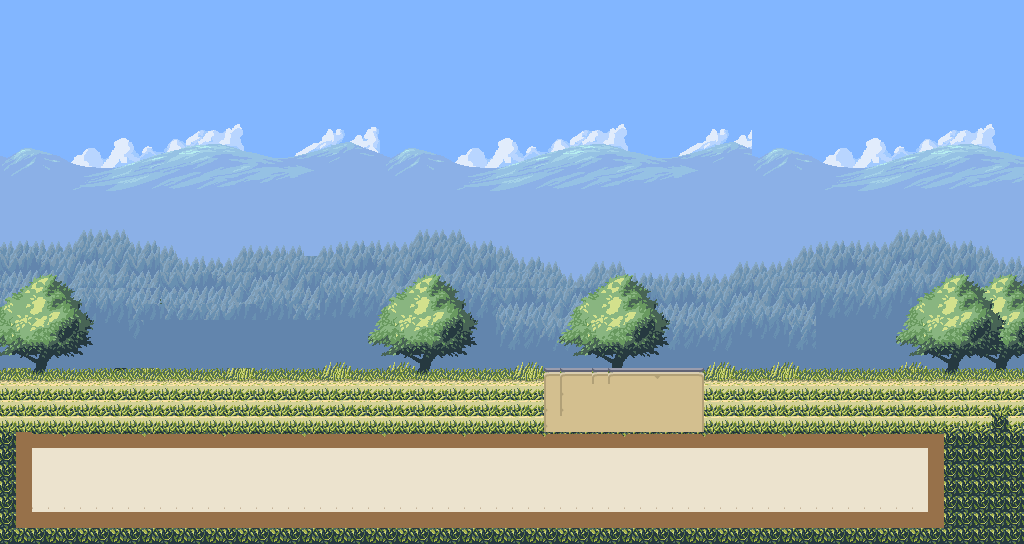

The image is a tile-based game level rendered from a .tmx file. Its description and source (layers, tilesets, objects; grid data summarised) follow:
An orthogonal 64x34 tile map with 16x16 px tiles, 7 tile layers (nebo, mountain, back, tree, ...), 5 tilesets.

<map version="1.4" tiledversion="1.4.3" orientation="orthogonal" renderorder="right-down" width="64" height="34" tilewidth="16" tileheight="16" infinite="0" nextlayerid="10" nextobjectid="1">
 <tileset firstgid="1" source="nebo.tsx" />
 <tileset firstgid="337" source="back.tsx" />
 <tileset firstgid="477" source="treeNorm.tsx" />
 <tileset firstgid="813" source="panel.tsx" />
 <tileset firstgid="1837" source="brown.tsx" />
 <layer id="1" name="nebo" width="64" height="34">
  <data>[2176 cells, 1311 non-empty, 64 distinct tile ids]</data>
 </layer>
 <layer id="4" name="mountain" width="64" height="34">
  <data>[2176 cells, 832 non-empty, 312 distinct tile ids]</data>
 </layer>
 <layer id="5" name="back" width="64" height="34">
  <data>[2176 cells, 656 non-empty, 90 distinct tile ids]</data>
 </layer>
 <layer id="6" name="tree" width="64" height="34">
  <data>[2176 cells, 576 non-empty, 216 distinct tile ids]</data>
 </layer>
 <layer id="7" name="newTree" width="64" height="34">
  <data>[2176 cells, 732 non-empty, 129 distinct tile ids]</data>
 </layer>
 <layer id="8" name="panel" width="64" height="34">
  <data>[2176 cells, 504 non-empty, 131 distinct tile ids]</data>
 </layer>
 <layer id="9" name="new" width="64" height="34">
  <data>[2176 cells, 88 non-empty, 63 distinct tile ids]</data>
 </layer>
</map>
